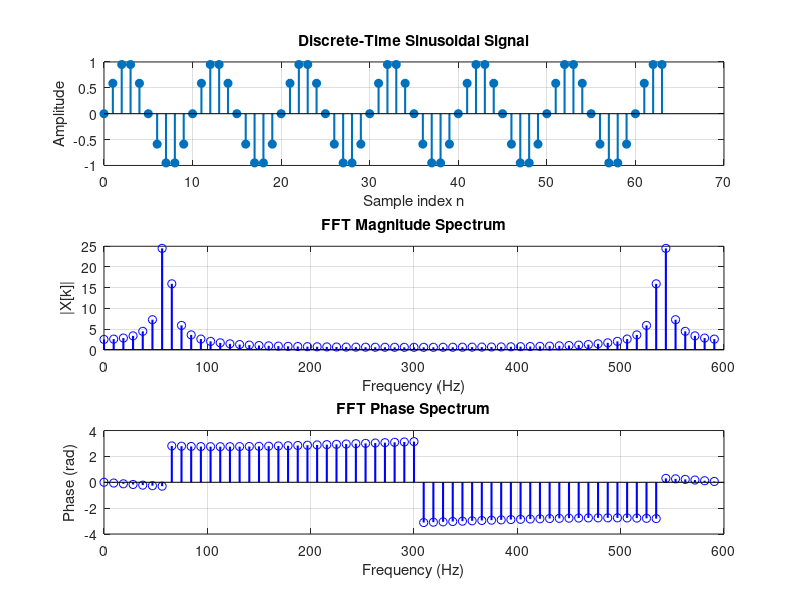

This chart was generated by the following MATLAB code:
clear; clc; close all;

Fs = 600;
Ts = 1/Fs;
N  = 64;
f0 = 60;

n = 0:N-1;
t = n*Ts;

x = sin(2*pi*f0*t);

X = fft(x, N);
freq = (0:N-1) * (Fs/N);

magX   = abs(X);
phaseX = angle(X);

figure;
subplot(3,1,1);
stem(n, x, 'filled', 'LineWidth', 1.5);
title('Discrete-Time Sinusoidal Signal');
xlabel('Sample index n'); ylabel('Amplitude'); grid on;

subplot(3,1,2);
stem(freq, magX, 'b', 'LineWidth', 1.5);
title('FFT Magnitude Spectrum');
xlabel('Frequency (Hz)'); ylabel('|X[k]|'); 
grid on;

subplot(3,1,3);
stem(freq, phaseX, 'b', 'LineWidth', 1.5);
title('FFT Phase Spectrum');
xlabel('Frequency (Hz)'); ylabel('Phase (rad)');
grid on;
